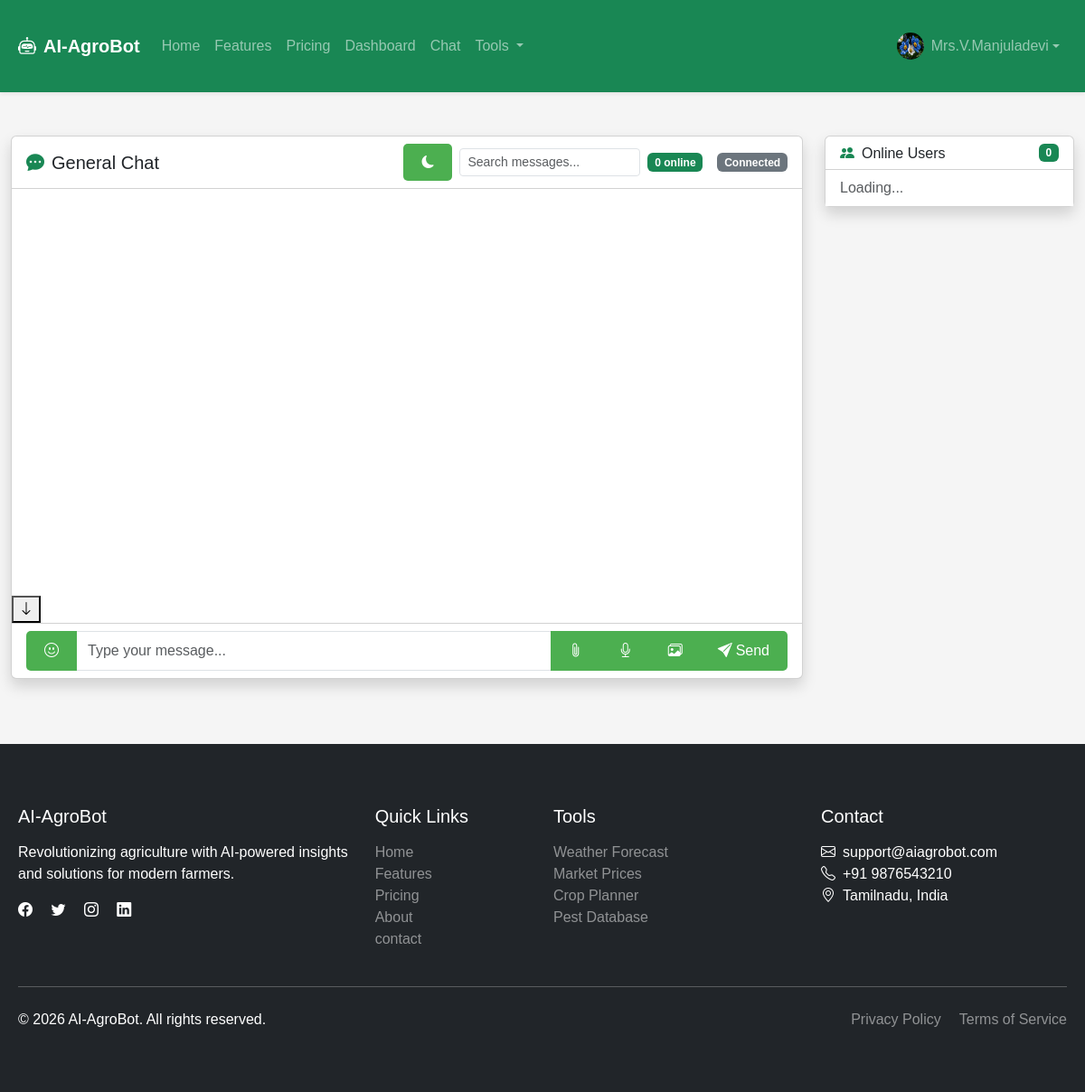
The page /chat-community (signed in) on the database its author committed.
### app.py (models this page shows, shortened)
class User(db.Model, UserMixin):
    __tablename__ = 'users'
    id = db.Column(db.Integer, primary_key=True)
    email = db.Column(db.String(120), unique=True, nullable=False)
    password = db.Column(db.String(200), nullable=False)
    name = db.Column(db.String(100), nullable=False)
    phone = db.Column(db.String(20), nullable=False)
    whatsapp = db.Column(db.String(20))
    dob = db.Column(db.Date)
    gender = db.Column(db.String(20))
    profile_picture = db.Column(db.String(200))
    farm_name = db.Column(db.String(100))
    farm_size = db.Column(db.String(100), nullable=False, default='1-5')
    primary_crop = db.Column(db.String(100), nullable=False, default='Rice')
    secondary_crops = db.Column(db.Text)
    soil_type = db.Column(db.String(50))
    irrigation_type = db.Column(db.String(50))
    region = db.Column(db.String(100), nullable=False, default='')
    district = db.Column(db.String(100))
    farm_address = db.Column(db.Text)
    experience_level = db.Column(db.String(50), nullable=False, default='beginner')
    preferred_language = db.Column(db.String(10), nullable=False, default='en')
    notify_weather = db.Column(db.Boolean, default=True)
    notify_pests = db.Column(db.Boolean, default=True)
    notify_market = db.Column(db.Boolean, default=True)
    notify_tips = db.Column(db.Boolean, default=True)
    interest_organic = db.Column(db.Boolean, default=False)
    interest_hydroponics = db.Column(db.Boolean, default=False)
    interest_precision = db.Column(db.Boolean, default=False)
    interest_dairy = db.Column(db.Boolean, default=False)
    interest_poultry = db.Column(db.Boolean, default=False)
    interest_fisheries = db.Column(db.Boolean, default=False)
    newsletter = db.Column(db.Boolean, default=True)
    share_data = db.Column(db.Boolean, default=False)
    referral_code = db.Column(db.String(50))
    points_balance = db.Column(db.Integer, default=0)
    is_active = db.Column(db.Boolean, default=True)
    is_verified = db.Column(db.Boolean, default=False)
    role = db.Column(db.String(20), default='farmer')
    created_at = db.Column(db.DateTime, default=lambda: datetime.now(timezone.utc))
    updated_at = db.Column(db.DateTime, default=lambda: datetime.now(timezone.utc),
                           onupdate=lambda: datetime.now(timezone.utc))
    last_login = db.Column(db.DateTime)
    email_verified_at = db.Column(db.DateTime)
    phone_verified_at = db.Column(db.DateTime)
    chats = db.relationship('ChatHistory', backref='user', lazy=True, cascade='all, delete-orphan')
    image_analyses = db.relationship('ImageAnalysis', backref='user', lazy=True, cascade='all, delete-orphan')
    activities = db.relationship('UserActivity', backref='user', lazy=True, cascade='all, delete-orphan')
    points = db.relationship('UserPoints', backref='user', lazy=True, cascade='all, delete-orphan')
    crop_plans = db.relationship('CropPlan', backref='user', lazy=True, cascade='all, delete-orphan')
    forum_threads = db.relationship('ForumThread', backref='user', lazy=True)
    forum_posts = db.relationship('ForumPost', backref='user', lazy=True)
    documents = db.relationship('Document', backref='user', lazy='dynamic')

### app.py (the view, shortened to what this page needs)
@app.route('/chat-community')
@login_required
def chat_community():
    messages_query = db.session.query(
        ChatMessage,
        User.name.label('sender_name'),
        User.role.label('sender_role'),
        User.profile_picture.label('sender_profile_picture')
    ).join(User, ChatMessage.sender_id == User.id) \
     .filter(ChatMessage.room == 'general') \
     .order_by(ChatMessage.created_at.desc()) \
     .limit(50).all()
    messages = []
    return render_template('chat_community.html', messages=messages)

### app.py (called while the page is built)
@login_manager.user_loader
def load_user(user_id):
    return db.session.get(User, int(user_id))

### templates/chat_community.html (shortened to what this page needs)
{% extends "base.html" %}
{% block content %}
<div class="container-fluid mt-4">
    <div class="row">
        <div class="col-md-9">
            <div class="card shadow">
                <div class="card-header bg-transparent d-flex justify-content-between align-items-center flex-wrap">
                    <h5 class="mb-0"><i class="bi bi-chat-dots-fill me-2 text-success"></i>General Chat</h5>
                    <div class="d-flex gap-2 align-items-center">
                        <button class="btn btn-sm btn-outline-secondary" id="theme-toggle" title="Toggle dark mode">
                            <i class="bi bi-moon-fill"></i>
                        </button>
                        <input type="text" class="form-control form-control-sm" id="search-messages" placeholder="Search messages..." style="width: 200px;">
                        <span class="badge bg-success" id="user-count">0 online</span>
                        <span class="badge bg-secondary ms-2" id="connection-status">
                             Connected
                        </span>
                    </div>
                </div>
                <div class="card-body p-0 position-relative">
                    <div id="chat-box" style="height: 450px; overflow-y: auto; padding: 1rem;">
                    </div>
                    <button id="scroll-bottom-btn" onclick="scrollToBottom()">
                        <i class="bi bi-arrow-down"></i>
                    </button>
                </div>
                <div class="card-footer bg-transparent">
                    <form id="message-form" enctype="multipart/form-data">
                        <div class="input-group">
                            <button class="btn btn-outline-secondary" type="button" id="emoji-btn" title="Emoji">
                                <i class="bi bi-emoji-smile"></i>
                            </button>
                            <input type="text" id="message-input" class="form-control" placeholder="Type your message..." autocomplete="off">
                            <button class="btn btn-outline-secondary" type="button" id="attach-btn" title="Attach file">
                                <i class="bi bi-paperclip"></i>
                            </button>
                            <button class="btn btn-outline-secondary" type="button" id="voice-btn" title="Voice message">
                                <i class="bi bi-mic"></i>
                            </button>
                            <button class="btn btn-outline-secondary" type="button" id="gif-btn" title="GIF">
                                <i class="bi bi-images"></i>
                            </button>
                            <button class="btn btn-success" type="submit" id="send-btn">
                                <i class="bi bi-send-fill me-1"></i>Send
                            </button>
                        </div>
                    </form>
                </div>
            </div>
        </div>
        <div class="col-md-3">
            <div class="card shadow">
                <div class="card-header bg-transparent d-flex justify-content-between align-items-center">
                    <h6 class="mb-0"><i class="bi bi-people-fill me-2 text-success"></i>Online Users</h6>
                    <span class="badge bg-success" id="online-count-sidebar">0</span>
                </div>
                <div class="card-body p-0">
                    <ul class="list-group list-group-flush" id="online-users-list">
                        <li class="list-group-item text-muted">Loading...</li>
                    </ul>
                </div>
            </div>
        </div>
    </div>
</div>
{% endblock %}

### templates/base.html (shortened to what this page needs)
<!DOCTYPE html>
<html lang="en" data-bs-theme="light">
<head>
    <link href="https://cdn.jsdelivr.net/npm/bootstrap@5.3.0/dist/css/bootstrap.min.css" rel="stylesheet">
    <link href="https://cdn.jsdelivr.net/npm/bootstrap-icons@1.10.0/font/bootstrap-icons.css" rel="stylesheet">
    <link rel="stylesheet" href="https://cdnjs.cloudflare.com/ajax/libs/animate.css/4.1.1/animate.min.css">
    <link rel="stylesheet" href="{{ url_for('static', filename='css/style.css') }}">
</head>
<body>
    <nav class="navbar navbar-expand-lg navbar-dark bg-success shadow-sm">
        <div class="container">
            <a class="navbar-brand d-flex align-items-center" href="{{ url_for('home') }}">
                <i class="bi bi-robot me-2"></i>
                <strong>AI-AgroBot</strong>
            </a>
            <div class="collapse navbar-collapse" id="navbarNav">
                <ul class="navbar-nav me-auto">
                    <li class="nav-item">
                        <a class="nav-link" href="{{ url_for('home') }}">Home</a>
                    </li>
                    <li class="nav-item">
                        <a class="nav-link" href="{{ url_for('features') }}">Features</a>
                    </li>
                    <li class="nav-item">
                        <a class="nav-link" href="{{ url_for('pricing') }}">Pricing</a>
                    </li>
                    {% if current_user.is_authenticated %}
                    <li class="nav-item">
                        <a class="nav-link" href="{{ url_for('dashboard') }}">Dashboard</a>
                    </li>
                    <li class="nav-item">
                        <a class="nav-link" href="{{ url_for('chat') }}">Chat</a>
                    </li>
                    <li class="nav-item dropdown">
                        <a class="nav-link dropdown-toggle" href="#" role="button" data-bs-toggle="dropdown">
                            Tools
                        </a>
                    </li>
                    {% endif %}
                </ul>
                <ul class="navbar-nav">
                    {% if current_user.is_authenticated %}
                    <li class="nav-item dropdown">
                        <a class="nav-link dropdown-toggle d-flex align-items-center" href="#" role="button" data-bs-toggle="dropdown">
                            {% if current_user.profile_picture %}
                            <img src="{{ url_for('uploaded_file', filename=current_user.profile_picture) }}"
                                 class="rounded-circle me-2" width="30" height="30" alt="Profile">
                            {% else %}
                            <i class="bi bi-person-circle me-2"></i>
                            {% endif %}
                            {{ current_user.name or 'Farmer' }}
                        </a>
                    </li>
                    {% endif %}
                </ul>
            </div>
        </div>
    </nav>
    <main class="py-4">
        {% block content %}{% endblock %}
    </main>
    <footer class="bg-dark text-white py-5 mt-5">
        <div class="container">
            <div class="row">
                <div class="col-md-4">
                    <h5 class="mb-3">AI-AgroBot</h5>
                    <p>Revolutionizing agriculture with AI-powered insights and solutions for modern farmers.</p>
                    <div class="social-icons">
                        <a href="#" class="text-white me-3"><i class="bi bi-facebook"></i></a>
                        <a href="#" class="text-white me-3"><i class="bi bi-twitter"></i></a>
                        <a href="#" class="text-white me-3"><i class="bi bi-instagram"></i></a>
                        <a href="#" class="text-white"><i class="bi bi-linkedin"></i></a>
                    </div>
                </div>
                <div class="col-md-2">
                    <h5 class="mb-3">Quick Links</h5>
                    <ul class="list-unstyled">
                        <li><a href="{{ url_for('home') }}" class="text-white-50 text-decoration-none">Home</a></li>
                        <li><a href="{{ url_for('features') }}" class="text-white-50 text-decoration-none">Features</a></li>
                        <li><a href="{{ url_for('pricing') }}" class="text-white-50 text-decoration-none">Pricing</a></li>
                        <li><a href="{{ url_for('about') }}" class="text-white-50 text-decoration-none">About</a></li>
                        <li><a href="{{ url_for('contact') }}" class="text-white-50 text-decoration-none">contact</a></li>
                    </ul>
                </div>
                <div class="col-md-3">
                    <h5 class="mb-3">Tools</h5>
                    <ul class="list-unstyled">
                        <li><a href="{{ url_for('weather') }}" class="text-white-50 text-decoration-none">Weather Forecast</a></li>
                        <li><a href="{{ url_for('market_prices') }}" class="text-white-50 text-decoration-none">Market Prices</a></li>
                        <li><a href="{{ url_for('crop_planner') }}" class="text-white-50 text-decoration-none">Crop Planner</a></li>
                        <li><a href="{{ url_for('pest_database') }}" class="text-white-50 text-decoration-none">Pest Database</a></li>
                    </ul>
                </div>
                <div class="col-md-3">
                    <h5 class="mb-3">Contact</h5>
                    <ul class="list-unstyled">
                        <li><i class="bi bi-envelope me-2"></i>support@aiagrobot.com</li>
                        <li><i class="bi bi-telephone me-2"></i>+91 9876543210</li>
                        <li><i class="bi bi-geo-alt me-2"></i>Tamilnadu, India</li>
                    </ul>
                </div>
            </div>
            <hr class="my-4">
            <div class="row">
                <div class="col-md-6">
                    <p class="mb-0">&copy; 2026 AI-AgroBot. All rights reserved.</p>
                </div>
                <div class="col-md-6 text-end">
                    <a href="#" class="text-white-50 text-decoration-none me-3">Privacy Policy</a>
                    <a href="#" class="text-white-50 text-decoration-none">Terms of Service</a>
                </div>
            </div>
        </div>
    </footer>
</body>
</html>

### static/css/style.css (style rules this page uses)
body { font-family: Arial, sans-serif; margin: 0; padding: 0; background-color: #f5f5f5; }
.container { max-width: 1200px; margin: 0 auto; padding: 20px; }
.btn { background-color: #4CAF50; color: white; padding: 10px 20px; border: none; border-radius: 5px; cursor: pointer; }

### rows shown on the page
User: profile_picture (picture), name "Mrs.V.Manjuladevi"
